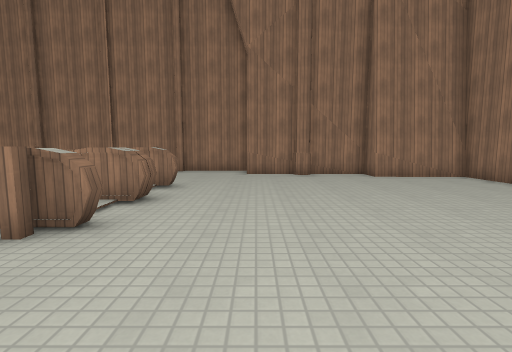
View 1 (above)

17 first-person views from a walk through a Godot game level. The camera is 1.3 m above the floor, tilts 6° down and sees 85° across. The floor is counted in squares, 1 m on a side. Each view is taken from the middle of a square. On the plan, view 1 faces up. The plan holds only what a view shows up to about 13 squares ahead; the rest is blank. The place goes on beyond the plan. Surface patterns are stand-ins for the level's own textures.

View 2
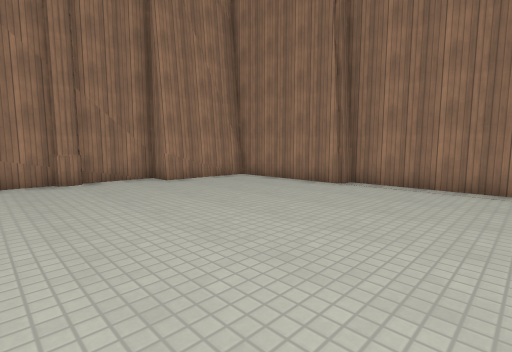

View 3
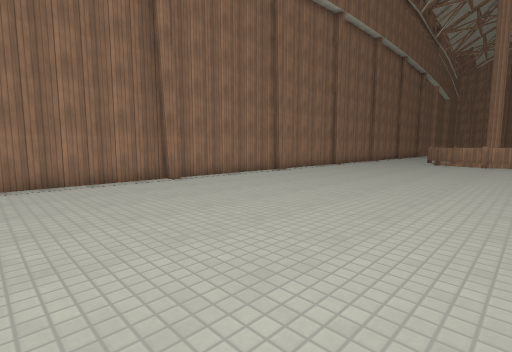

View 4
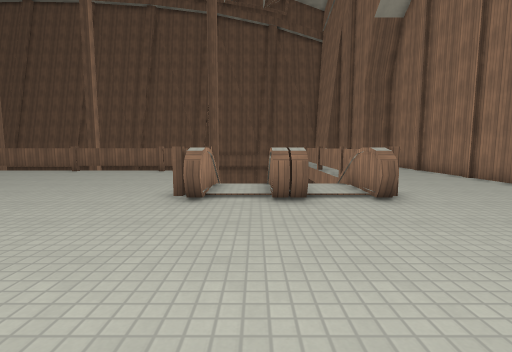

View 5
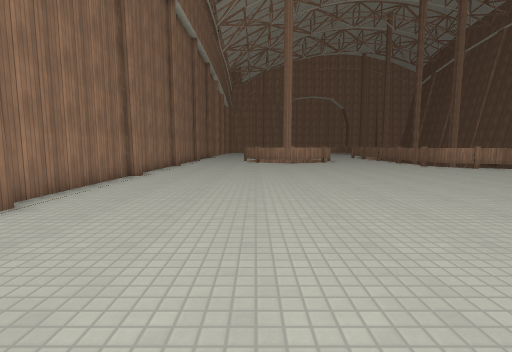

View 6
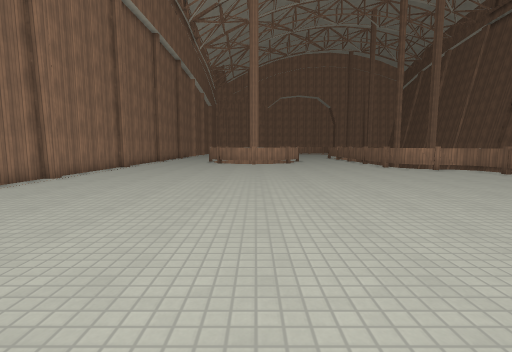

View 7
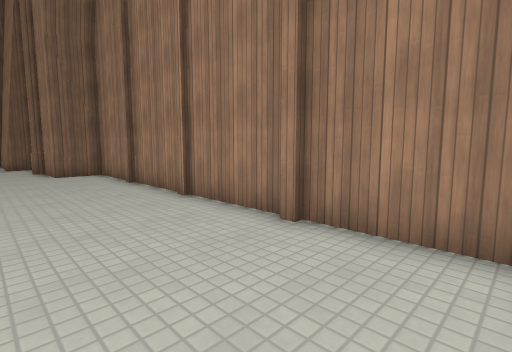

View 8
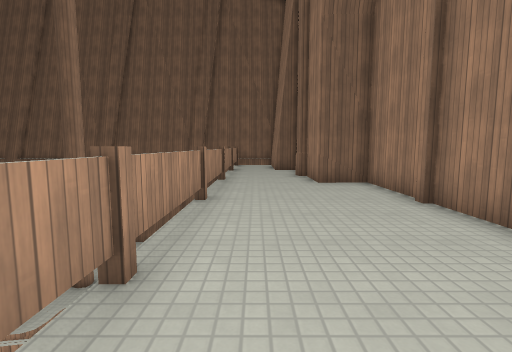

View 9
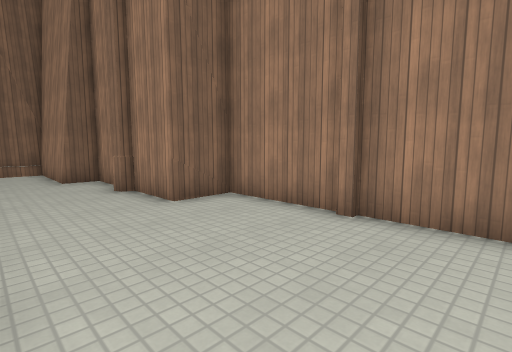

View 10
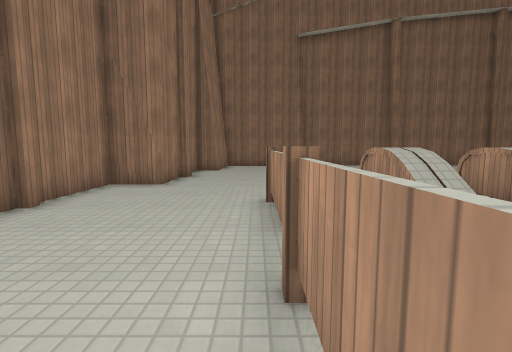

View 11
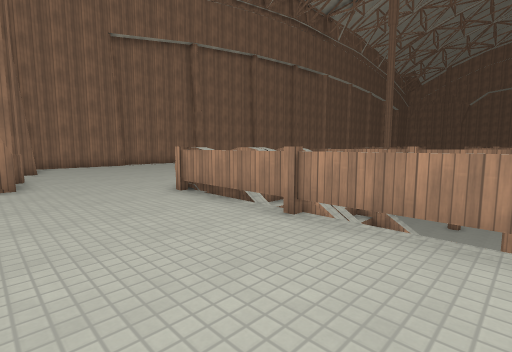

View 12
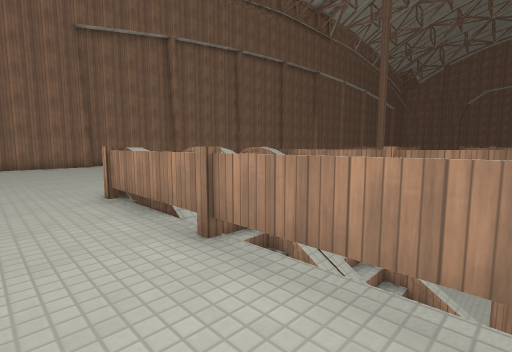

View 13
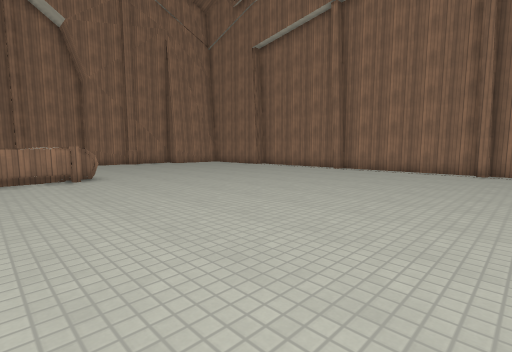

View 14
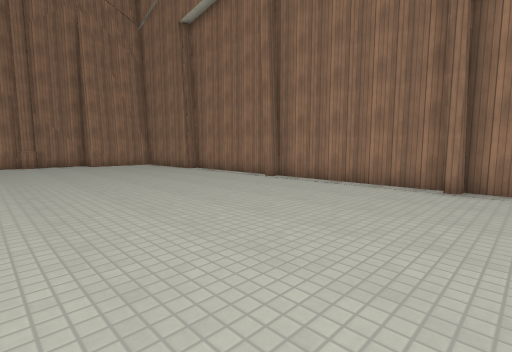

View 15
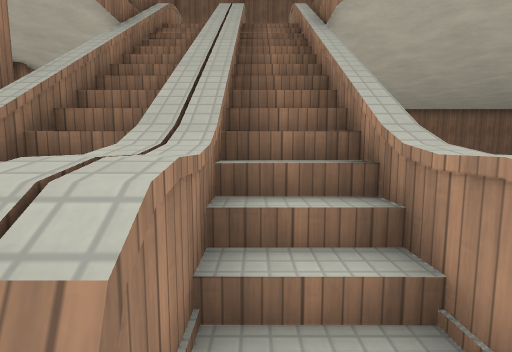

View 16
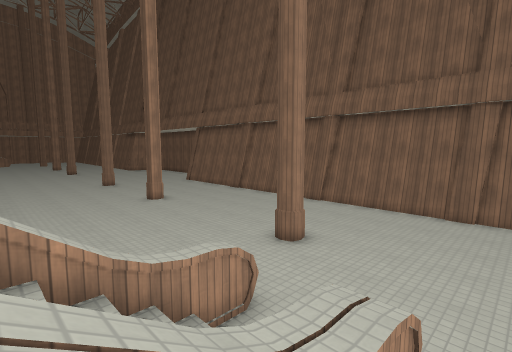

View 17
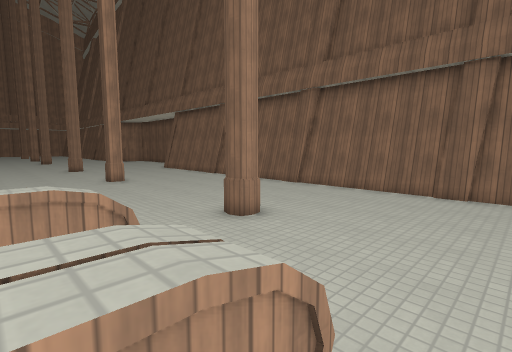

### Floor plan
Key: @ floor where view 1 was taken; # wall or solid block; . main floor; - floor 5.25 m lower than the main floor; / step, stairs or slope; = window, fence, low wall or low ledge; ^ raised ledge; v drop or lower ground; O other object.
Columns run from 25 left of view 1 to 10 right of it. Each row starts with its distance up from view 1.
 15          #################
 14     ######v..............##
 13     #..#.................v######
 12 #####..........................####
 11 #.................................#
 10      .....=.......====............#
  9              /===#=O#==...........#
  8  #--------  / //////..............#
  7  #---------^^^^^^^^^^^^...........##
  6  #----------////////...............#
  5  #----------////////...............#
  4  #---------=/---////--=............#
  3  #-----#---       .................#
  2  #---------     ...................#
  1  #----------    ...................#
  0  #-----------   .........@.........#
 -1      --------   ...................#
 -2      --------   ...................#
 -3      --------   ...................#
 -4       --------  ...................#
 -5        -------  ...................#
 -6         ------  ...................#
 -7          ----- ....................#
 -8           ----#....................#

Where each view was taken, in squares from view 1:
view 1: 0 up, 0 right, facing up
view 2: 2 up, 0 right, facing up-right
view 3: 6 up, 1 left, facing down-right
view 4: 6 up, 4 right, facing left
view 5: 6 up, 4 right, facing down
view 6: 5 up, 1 right, facing down
view 7: 11 up, 1 left, facing up-left
view 8: 11 up, 5 left, facing left
view 9: 10 up, 9 left, facing up-left
view 10: 10 up, 10 left, facing right
view 11: 14 up, 11 left, facing down-right
view 12: 12 up, 11 left, facing down-right
view 13: 8 down, 6 left, facing up-right
view 14: 8 down, 0 right, facing up-right
view 15: 6 up, 15 left, facing right
view 16: 8 up, 11 left, facing down-left
view 17: 8 up, 13 left, facing down-left
